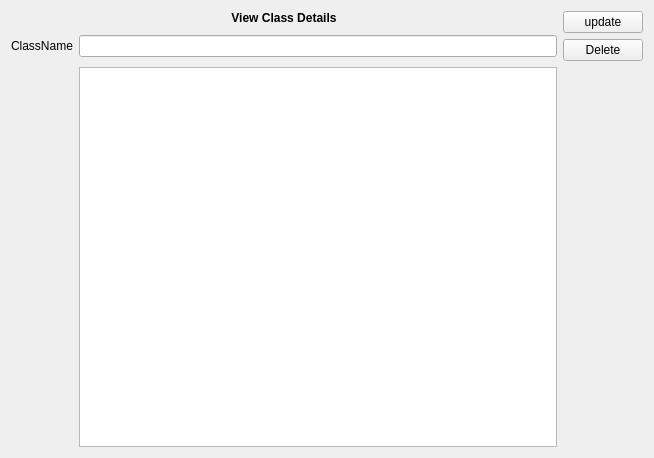
<?xml version="1.0" encoding="UTF-8"?>
<ui version="4.0">
 <class>viewclass</class>
 <widget class="QWidget" name="viewclass">
  <property name="geometry">
   <rect>
    <x>0</x>
    <y>0</y>
    <width>654</width>
    <height>458</height>
   </rect>
  </property>
  <property name="windowTitle">
   <string>Form</string>
  </property>
  <layout class="QGridLayout" name="gridLayout_2">
   <item row="0" column="0">
    <layout class="QGridLayout" name="gridLayout">
     <item row="0" column="0" colspan="2">
      <widget class="QLabel" name="label">
       <property name="text">
        <string>&lt;html&gt;&lt;head/&gt;&lt;body&gt;&lt;p align=&quot;center&quot;&gt;&lt;span style=&quot; font-weight:600;&quot;&gt;View Class Details&lt;/span&gt;&lt;/p&gt;&lt;/body&gt;&lt;/html&gt;</string>
       </property>
      </widget>
     </item>
     <item row="0" column="2" rowspan="2">
      <widget class="QPushButton" name="pushButton">
       <property name="text">
        <string>update</string>
       </property>
      </widget>
     </item>
     <item row="1" column="0" rowspan="2">
      <widget class="QLabel" name="label_2">
       <property name="text">
        <string>ClassName</string>
       </property>
      </widget>
     </item>
     <item row="1" column="1" rowspan="2">
      <widget class="QLineEdit" name="lineEdit"/>
     </item>
     <item row="2" column="2">
      <widget class="QPushButton" name="del">
       <property name="text">
        <string>Delete</string>
       </property>
      </widget>
     </item>
     <item row="3" column="1">
      <widget class="QTableView" name="tableView"/>
     </item>
    </layout>
   </item>
  </layout>
 </widget>
 <resources/>
 <connections/>
</ui>
